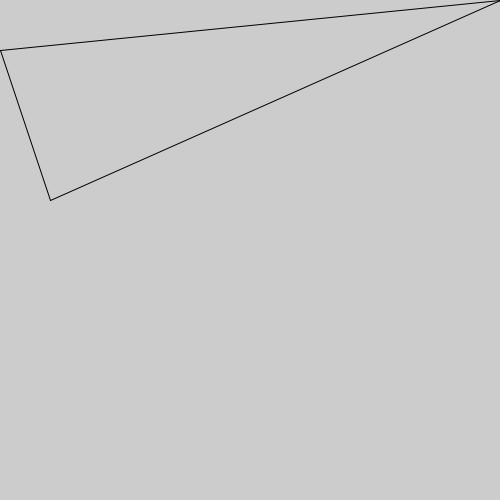
Frame 1 (no input)
Frame 60 (the mouse pressed at the canvas centre just before this capture): identical to frame 1, image omitted
Frame 120 (the mouse held since frame 60 and released just before this capture): identical to frame 1, image omitted

The Processing sketch that drew this single still picture (run headless with seeded random() and noise(); from frame 60 on, the mouse is pressed at the canvas centre):

// Processing sketch: H9_9_8
// ── H9_9_8.pde
//Opdracht 9.8
//Maak de volgende methode af.
// teken een driehoek m.b.v. de meegegeven data (parameters)
//Hint Een driehoek bestaat uit drie lijnen. 

void setup(){
  size(500,500);
  tekenDriehoek(50,200,0,50,500,0);
}
void draw(){
}

void tekenDriehoek(int x1,int y1, int x2, int y2, int x3, int y3) {
line(x1,y1,x2,y2);
line(x2,y2,x3,y3);
line(x3,y3,x1,y1);
}
